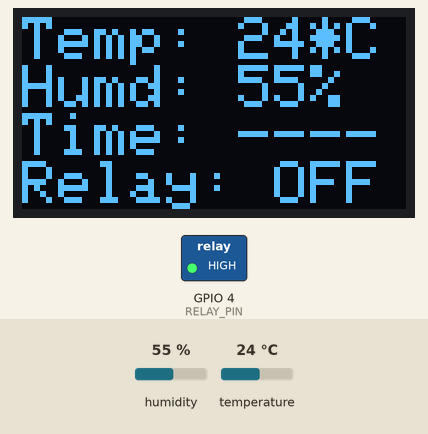
A sketch run on a simulated ESP32. On the bench: 128×64 one-colour display, switched loads named in the sketch (green lamp = pin HIGH). The inputs (shaded band) are chosen by the test bench; at power-on: humidity 55 %, temperature 24 °C. WiFi joins after 1.5 s; servers stay silent unless stated; what the sketch prints to the serial monitor is not drawn.

Above: at 2.7 s.
2.8 s: humidity set to 22 %
At 4.2 s:
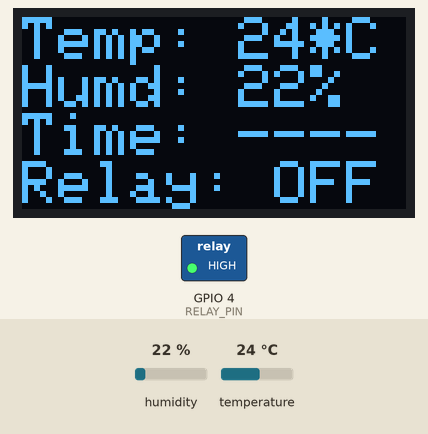
5.5 s: temperature set to 12 °C
At 7.1 s:
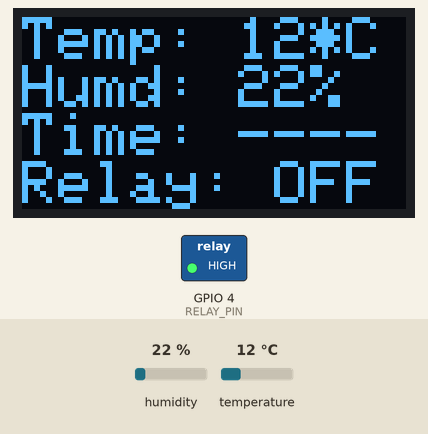
8.2 s: humidity set to 40 %
At 10.3 s:
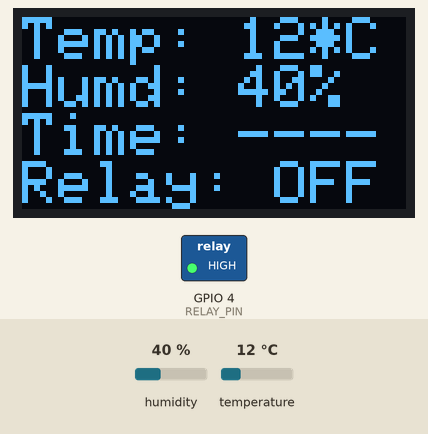
11.2 s: temperature set to 19 °C
At 13.2 s:
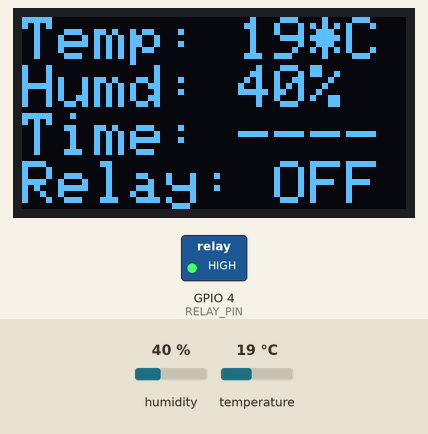
Timing chart, 0 to 14.7 s (numbered marks = the images above; inputs shaded):
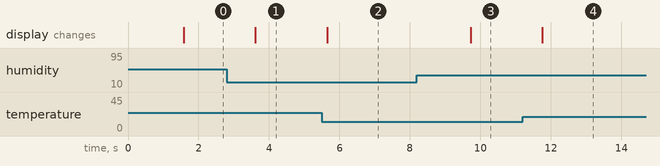

The sketch:

main.ino
```cpp
#include <Wire.h>
#include <Arduino.h>
#include <WiFi.h>
#include <Adafruit_GFX.h>
#include <Adafruit_SSD1306.h>
#include "DHT.h"
#include "SinricPro.h"
#include "SinricProSwitch.h"
#include "SinricProTemperaturesensor.h"

#define ENABLE_DEBUG
#ifdef ENABLE_DEBUG
  #define DEBUG_ESP_PORT Serial
  #define NODEBUG_WEBSOCKETS
  #define NDEBUG
#endif

// wifi config
#define WIFI_SSID         ""
#define WIFI_PASS         ""

// sinric config
#define APP_KEY           ""
#define APP_SECRET        ""
#define SWITCH_ID         ""
#define TEMP_SENSOR_ID    ""

// pinout
#define RELAY_PIN 4
#define DHT_PIN 2

// loop step time in miliseconds
#define LOOP_STEP_TIME 100

// temperature after which the relay will be switched oof
#define TARGET_TEMPERATURE 28

// thermometer and display setup
DHT dht(DHT_PIN, DHT11);
Adafruit_SSD1306 display(128, 64, &Wire, -1);

// state of the relay and the thermometer
bool relayState = false;
bool sensorState = false;

// timestamp of relay being on and time after it switches off
unsigned long relayOnMarker = 0;
unsigned long relayAutoOffTime = 120;

// timestamp of last temp/humidity report and time after new report is sent
unsigned long lastReportMarker = 0;
unsigned long reportTime = 10;

// setup is ran once, when the device boots up
void setup() {
  // setup serial monitor and relay output pin
  Serial.begin(115200);
  pinMode(RELAY_PIN, OUTPUT);

  // initialize exteernal components - relay, sensor, display
  toggleRelay(false);
  dht.begin();
  if(!display.begin(SSD1306_SWITCHCAPVCC, 0x3C)) {
    Serial.println("SSD1306 allocation failed");
    for(;;);
  }

  // setup connections
  setupWiFi();
  setupSinricPro();
}

// setup function for WiFi connection - default
void setupWiFi() {
  Serial.printf("\r\n[Wifi]: Connecting");
  WiFi.begin(WIFI_SSID, WIFI_PASS);

  while (WiFi.status() != WL_CONNECTED) {
    Serial.printf(".");
    delay(250);
  }
  Serial.printf("connected!\r\n[WiFi]: IP-Address is %s\r\n", WiFi.localIP().toString().c_str());
}

// setup function for SinricPro
void setupSinricPro() {
  // get device handlers
  SinricProSwitch &mySwitch = SinricPro[SWITCH_ID];
  SinricProTemperaturesensor &mySensor = SinricPro[TEMP_SENSOR_ID];

  // set callbacks
  mySwitch.onPowerState(onPowerStateRelay);
  mySensor.onPowerState(onPowerStateSensor);

  // setup debug messages
  SinricPro.onConnected([](){ Serial.printf("Connected to SinricPro\r\n"); });
  SinricPro.onDisconnected([](){ Serial.printf("Disconnected from SinricPro\r\n"); });

  SinricPro.begin(APP_KEY, APP_SECRET);
}

// when relay state toggles from Sinric
bool onPowerStateRelay(const String &deviceId, bool &state) {
  Serial.printf("Relay %s turned %s (via SinricPro) \r\n", deviceId.c_str(), state?"on":"off");
  updateRelayState(state);
  return true;
}

// when sensor toggles - default behavior
bool onPowerStateSensor(const String &deviceId, bool &state) {
  Serial.printf("Temperaturesensor turned %s (via SinricPro) \r\n", state?"on":"off");
  sensorState = state;
  return true;
}

// loop is runs continuously when the device is on
void loop() {
  // get readings and report them it it's time
  float temperature = readTemperature();
  float humidity = readHumidity();
  maybeReportSensorData(temperature, humidity);

  // get time till auto relay turn off
  float time = getRemainingRelayTime();

  // turn off the relay if conditions are met
  maybeTurnOffRelayBasedOnTime(time);
  maybeTurnOffRelayBasedOnTemperature(temperature);

  // update the display
  setDisplay(temperature, humidity, relayState, time);

  // handle Sinric and wait for next iteration
  SinricPro.handle();
  delay(LOOP_STEP_TIME);
}

// toggle relay locally
void toggleRelay(bool state){
  updateRelayState(state);
  // send state update to Sinric
  SinricProSwitch& mySwitch = SinricPro[SWITCH_ID];
  mySwitch.sendPowerStateEvent(relayState);

  Serial.printf("Relay %s turned %s (programmaticaly)\r\n", mySwitch.getDeviceId().c_str(), relayState?"on":"off");
}

// change relay state logically, physically and update the timer
void updateRelayState(bool state){
  relayState = state;
  digitalWrite(RELAY_PIN, relayState?LOW:HIGH);
  if(relayState)
    relayOnMarker = millis();
  else
    relayOnMarker = 0;
}

// if enough time passed since last report, send a new one and reset the timer
void maybeReportSensorData(float temperature, float humidity){
  if(millis() - lastReportMarker >= reportTime * 1000){
    SinricProTemperaturesensor &mySensor = SinricPro[TEMP_SENSOR_ID];
    mySensor.sendTemperatureEvent(temperature, humidity);
    lastReportMarker = millis();
    Serial.println("Sent report - temperature: " + String(temperature) + "*C, humidity: " + String(humidity) + "%");
  }
}

// read temperature (with error handling)
float readTemperature(){
  float temperature = dht.readTemperature();
  if(isnan(temperature)){
    Serial.println("Failed to read temperature from DHT sensor!");
    return -1.0;
  }
  return temperature;
}

// read humidity (with error handling)
float readHumidity(){
  float humidity = dht.readHumidity();
  if(isnan(humidity)){
    Serial.println("Failed to read humidity from DHT sensor!");
    return -1.0;
  }
  return humidity;
}

// calculate remaining time until relay auto turn off
float getRemainingRelayTime(){
  if(relayOnMarker > 0)
    return (millis() - relayOnMarker) / 1000;
  return 0;
}

// turn off the relay if enough time has passed
void maybeTurnOffRelayBasedOnTime(float time){
  if(time >= relayAutoOffTime)
    toggleRelay(false);
}

// turn off the relay if target tmeperature is reached
void maybeTurnOffRelayBasedOnTemperature(float temperature){
  if(relayState && temperature >= TARGET_TEMPERATURE)
    toggleRelay(false);
}

// display sensor data, relay state and time if the relay is on
void setDisplay(float temperature, float humidity, bool relayState, float time){
  display.clearDisplay();
  display.setTextSize(2);
  display.setTextColor(WHITE);
  display.setCursor(0,0);
  display.print("Temp: " + String(int(temperature)) + "*C\r\n");
  display.print("Humd: " + String(int(humidity)) + "%\r\n");
  display.print("Time: " + ((time>0)?String(int(relayAutoOffTime - time))+"s":"----") + "\r\n");
  display.print("Relay: " + String((relayState?"ON":"OFF")) + "\r\n");
  display.display();
}
```

Measured:
- after the input at 2.8 s, the display: changes after 0.82 s (image 1)
- after the input at 5.5 s, the display: changes after 0.15 s (image 2)
- after the input at 8.2 s, the display: changes after 1.5 s (image 3)
- after the input at 11.2 s, the display: changes after 0.56 s (image 4)
